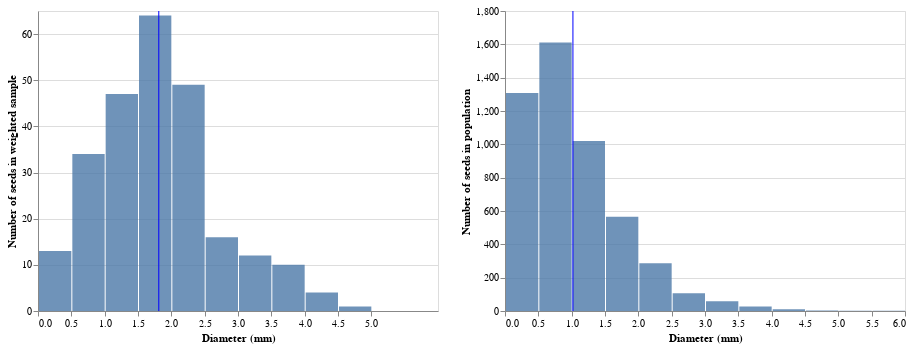

Notebook source saved alongside this figure:
### Markdown cell above
#### Question 2b

Show side-by-side plots of the distribution of sample values and the distribution of population values, with vertical lines indicating the corresponding mean on each plot. (*Hint*: copy the cell that produced this plot in scenario 1.) Does the distribution of diameters of seeds in the sample seem to accurately reflect the population?

### Code cell
# solution

# base layer
base_samp = alt.Chart(sample).properties(width = 400, height = 300)

# histogram of diameter measurements
hist_samp = base_samp.mark_bar(opacity = 0.8).encode(
    x = alt.X('diameter', 
              bin = alt.Bin(maxbins = 20),
              scale = alt.Scale(domain = (0, 6)),
              title = 'Diameter (mm)'),
    y = alt.Y('count()', title = 'Number of seeds in weighted sample')
)

# vertical line for population mean
mean_samp = base_samp.mark_rule(color='blue').encode(
    x = 'mean(diameter)'
)

# display
hist_samp + mean_samp | hist_pop + mean_pop

### Figure 1 — Vega-Lite specification as saved in the notebook (floating-point values rounded to 4 significant figures; data arrays with more than 128 entries replaced by an {"elided": "..."} marker saying what was removed)
{"config": {"view": {"continuousWidth": 400, "continuousHeight": 300}}, "hconcat": [{"layer": [{"mark": {"type": "bar", "opacity": 0.8}, "encoding": {"x": {"type": "quantitative", "bin": {"maxbins": 20}, "field": "diameter", "scale": {"domain": [0, 6]}, "title": "Diameter (mm)"}, "y": {"type": "quantitative", "aggregate": "count", "title": "Number of seeds in weighted sample"}}, "height": 300, "width": 400}, {"mark": {"type": "rule", "color": "blue"}, "encoding": {"x": {"type": "quantitative", "aggregate": "mean", "field": "diameter"}}, "height": 300, "width": 400}], "data": {"name": "data-698b5df249cf9b93f0b06426266b0434"}}, {"layer": [{"mark": {"type": "bar", "opacity": 0.8}, "encoding": {"x": {"type": "quantitative", "bin": {"maxbins": 20}, "field": "diameter", "scale": {"domain": [0, 6]}, "title": "Diameter (mm)"}, "y": {"type": "quantitative", "aggregate": "count", "title": "Number of seeds in population"}}, "height": 300, "width": 400}, {"mark": {"type": "rule", "color": "blue"}, "encoding": {"x": {"type": "quantitative", "aggregate": "mean", "field": "diameter"}}, "height": 300, "width": 400}], "data": {"name": "data-18a9dbd68e65d9db8d36ddd292588630"}}], "$schema": "https://vega.github.io/schema/vega-lite/v4.0.2.json", "datasets": {"data-698b5df249cf9b93f0b06426266b0434": {"elided": "250 records"}, "data-18a9dbd68e65d9db8d36ddd292588630": {"elided": "5000 records"}}}
